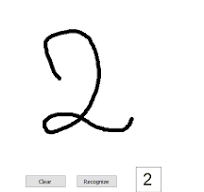
#> input picture test_images/2.png, 204 x 192 px
$ jupyter execute --allow-errors local_finetuning.ipynb   (shell and % lines are left out)
#> lines starting #> are read from the running program, lines starting #| are printed output that depends on the picture; after the words box and inside, x2 and y2 are one past the last pixel; in counts of white or black regions, pixels touching at a corner belong together
#> (a cell that did not finish here is left out)

[cell 2]
import tensorflow as tf
from tensorflow import keras
from tensorflow.keras import layers

def build_digit_cnn(input_shape=(28, 28, 1), num_classes=10):
    model = keras.Sequential([
        layers.Input(shape=input_shape),

        layers.Conv2D(32, (3, 3), activation="relu"),
        layers.MaxPooling2D((2, 2)),

        layers.Conv2D(64, (3, 3), activation="relu"),
        layers.MaxPooling2D((2, 2)),

        layers.Flatten(),
        layers.Dense(128, activation="relu"),
        layers.Dropout(0.5),
        layers.Dense(num_classes, activation="softmax")
    ])

    return model

#> (the rest of this cell did not finish here and is left out)

#> (a cell that did not finish here is left out)

#> (a cell that did not finish here is left out)

[cell 5]
from PIL import Image
import numpy as np
import matplotlib.pyplot as plt

def predict_digit(image_path):
    # Load image
#> called with image_path = '../test_images/2.png'
    image = Image.open(image_path).convert("L")

    # Resize to model input size
    image = image.resize((28, 28))
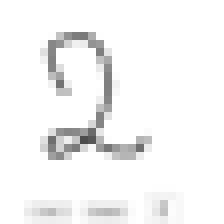
#> image: PIL image 28x28 L (shown 8 times larger); min 77, max 255, mean 245

    # Convert to NumPy array
    image_array = np.array(image).astype("float32")

    # Normalize
    image_array = image_array / 255.0

    # Add channel dimension and batch dimension
    image_array = image_array.reshape(1, 28, 28, 1)

    # Predict
    prediction = model.predict(image_array, verbose=0)

    digit = np.argmax(prediction[0])
    confidence = prediction[0][digit] * 100

    # Show image
    plt.imshow(image_array[0].reshape(28, 28), cmap="gray")
    plt.title(f"Prediction: {digit} ({confidence:.2f}%)")
    plt.axis("off")
    plt.show()

    return digit, confidence

#> (a cell that did not finish here is left out)

[cell 7]
import cv2
import numpy as np
import matplotlib.pyplot as plt


def preprocess_digit(image_path, debug=True):
    """
    Universal handwritten-digit preprocessing.

    Converts different input styles into:
        28x28
        black background
        white digit
        normalized to [0, 1]
    """
#> called with image_path = '../test_images/0.png', debug = True

    # ============================================================
    # 1. LOAD IMAGE
    # ============================================================

    img = cv2.imread(image_path, cv2.IMREAD_GRAYSCALE)
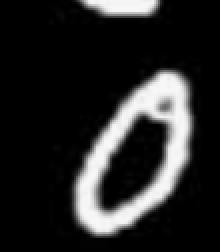
#> input picture test_images/0.png, 110 x 126 px (shown 2 times larger)
#> img: shape (126, 110); min 0, max 247, mean 39.3

    if img is None:
        raise ValueError(f"Could not read image: {image_path}")

    original = img.copy()

    # Make sure we have enough resolution
    if min(img.shape) < 30:
        scale = 4
        img = cv2.resize(
            img,
            None,
            fx=scale,
            fy=scale,
            interpolation=cv2.INTER_CUBIC
        )

    # ============================================================
    # 2. REMOVE SMALL IMAGE NOISE
    # ============================================================

    # Mild Gaussian blur
    blurred = cv2.GaussianBlur(img, (3, 3), 0)

    # ============================================================
    # 3. AUTOMATIC BACKGROUND / POLARITY DETECTION
    # ============================================================

    # Look at pixels around the border.
    # They are usually background.
    border_pixels = np.concatenate([
        blurred[0, :],
        blurred[-1, :],
        blurred[:, 0],
        blurred[:, -1]
    ])
#> border_pixels = 472 values, max 246 at index 51, min 0 at index 0, mean 19.58

    background_value = np.median(border_pixels)
#> background_value = 0

    # If background is bright:
    #     digit is probably dark
    #
    # If background is dark:
    #     digit is probably bright

    if background_value > 127:
        polarity = "dark_digit"
    else:
        polarity = "bright_digit"

    # ============================================================
    # 4. CREATE TWO POSSIBLE THRESHOLDS
    # ============================================================

    # OTSU
    _, otsu = cv2.threshold(
        blurred,
        0,
        255,
        cv2.THRESH_BINARY + cv2.THRESH_OTSU
    )
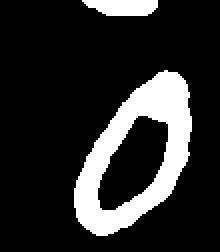
#> otsu: shape (126, 110) (shown 2 times larger); 17% white; 2 white regions, box (x1, y1, x2, y2) and area: (37, 35, 96, 118) 2112, (41, 0, 79, 8) 250

    # Adaptive threshold
    adaptive = cv2.adaptiveThreshold(
        blurred,
        255,
        cv2.ADAPTIVE_THRESH_GAUSSIAN_C,
        cv2.THRESH_BINARY,
        31,
        10
    )
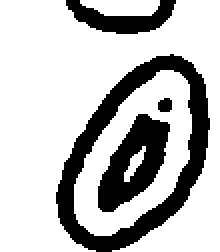
#> adaptive: shape (126, 110) (shown 2 times larger); 74.8% white; 4 black regions, box (x1, y1, x2, y2) and area: (28, 27, 105, 126) 2046, (49, 57, 85, 106) 935, (33, 0, 88, 17) 465, (79, 49, 86, 56) 42

    # Convert both so that:
    #
    # foreground digit = WHITE
    # background = BLACK

    if polarity == "dark_digit":
        otsu_fg = cv2.bitwise_not(otsu)
        adaptive_fg = cv2.bitwise_not(adaptive)
    else:
        otsu_fg = otsu
        adaptive_fg = adaptive

    # ============================================================
    # 5. SELECT THE BETTER THRESHOLD AUTOMATICALLY
    # ============================================================

    def foreground_score(mask):

        # Fraction of pixels considered foreground
        ratio = np.mean(mask > 0)
#> ratio = 0.17

        # A digit normally occupies a relatively small portion
        # of the image.
        if ratio < 0.005:
            return -100

        if ratio > 0.60:
            return -100

        # Penalize foreground touching the border heavily.
        border = np.concatenate([
            mask[0, :],
            mask[-1, :],
            mask[:, 0],
            mask[:, -1]
        ])
#> border = 472 values, max 255 at index 41, min 0 at index 0, mean 20.53

        border_ratio = np.mean(border > 0)
#> border_ratio = 0.0805

        score = 1.0

        score -= border_ratio * 5
#> score = 0.597

        # Prefer a reasonable amount of foreground
        if 0.01 < ratio < 0.35:
            score += 2
#> score = 2.6

        return score

    score_otsu = foreground_score(otsu_fg)
#> score_otsu = 2.6
    score_adaptive = foreground_score(adaptive_fg)
#> score_adaptive = -100

    if score_otsu >= score_adaptive:
        binary = otsu_fg
    else:
        binary = adaptive_fg

    # ============================================================
    # 6. MORPHOLOGICAL CLEANUP
    # ============================================================

    kernel = np.ones((2, 2), np.uint8)

    # Close tiny gaps in strokes
    binary = cv2.morphologyEx(
        binary,
        cv2.MORPH_CLOSE,
        kernel,
        iterations=1
    )
#> binary: shape (126, 110); 17.3% white; 2 white regions, box (x1, y1, x2, y2) and area: (38, 36, 97, 119) 2112, (42, 0, 80, 9) 288

    # Remove tiny isolated noise
    binary = cv2.morphologyEx(
        binary,
        cv2.MORPH_OPEN,
        kernel,
        iterations=1
    )
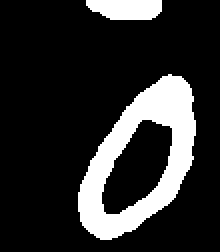
#> binary: shape (126, 110) (shown 2 times larger); 17.6% white; 2 white regions, box (x1, y1, x2, y2) and area: (39, 37, 98, 120) 2112, (43, 0, 81, 10) 326

    # ============================================================
    # 7. FIND CONNECTED COMPONENTS
    # ============================================================

    num_labels, labels, stats, centroids = cv2.connectedComponentsWithStats(
        binary,
        connectivity=8
    )
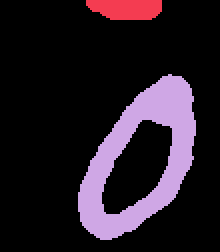
#> labels: shape (126, 110) int32 (shown 2 times larger); 3 distinct labels, from 0 to 2; one colour per label, 0 black
#> num_labels = 3; stats = [[0, 0, 110, 126, 11422], [43, 0, 38, 10, 326], [39, 37, 59, 83, 2112]]; centroids = [[51.37, 61.22], [62.86, 4.02], [70.13, 78.43]]

    h, w = binary.shape
#> h = 126; w = 110
    image_area = h * w
#> image_area = 13860

    components = []

    for i in range(1, num_labels):

        x = stats[i, cv2.CC_STAT_LEFT]
        y = stats[i, cv2.CC_STAT_TOP]
        cw = stats[i, cv2.CC_STAT_WIDTH]
        ch = stats[i, cv2.CC_STAT_HEIGHT]
        area = stats[i, cv2.CC_STAT_AREA]

        # Ignore microscopic noise
        if area < max(10, image_area * 0.0001):
            continue

        components.append(
            (i, x, y, cw, ch, area)
        )
#> this loop made 2 passes
#> after the loop, components = [(1, 43, 0, 38, 10, 326), (2, 39, 37, 59, 83, 2112)]

    if not components:
        raise ValueError(
            "Could not detect a digit. Try a clearer image."
        )

    # ============================================================
    # 8. SELECT DIGIT REGION
    # ============================================================

    # Usually the digit is the largest meaningful component.
    #
    # But instead of blindly selecting the largest component,
    # ignore components that are suspiciously huge.

    valid_components = [
        c for c in components
        if c[5] < image_area * 0.50
    ]
#> valid_components has the same summary as components

    if valid_components:
        components = valid_components

    # Largest component
    main = max(
        components,
        key=lambda c: c[5]
    )
#> main = (2, 39, 37, 59, 83, 2112)

    _, x, y, cw, ch, area = main

    # ============================================================
    # 9. INCLUDE NEARBY COMPONENTS
    # ============================================================

    # Some handwritten digits can contain disconnected pieces.
    # Include components close to the main digit.

    padding = max(5, int(max(cw, ch) * 0.15))
#> padding = 12

    x1 = max(0, x - padding)
#> x1 = 27
    y1 = max(0, y - padding)
#> y1 = 25
    x2 = min(w, x + cw + padding)
#> x2 = 110
    y2 = min(h, y + ch + padding)
#> y2 = 126

    # Build mask containing nearby components
    digit_mask = np.zeros_like(binary)

    for component in components:

        label, cx, cy, cwidth, cheight, carea = component

        component_x2 = cx + cwidth
        component_y2 = cy + cheight

        # Check whether component overlaps digit region
        if (
            component_x2 >= x1 and
            cx <= x2 and
            component_y2 >= y1 and
            cy <= y2
        ):
            digit_mask[labels == label] = 255
#> this loop made 2 passes
#> (label, cx, cy, cwidth, cheight, carea, component_x2, component_y2) on passes 1 to 2: (1, 43, 0, 38, 10, 326, 81, 10), (2, 39, 37, 59, 83, 2112, 98, 120)
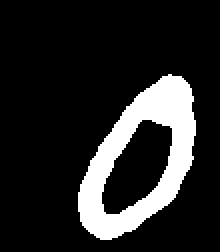
#> digit_mask: shape (126, 110) (shown 2 times larger); 15.2% white; 1 white region, box (x1, y1, x2, y2) and area: (39, 37, 98, 120) 2112

    # Crop
    cropped = digit_mask[y1:y2, x1:x2]
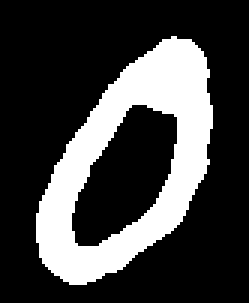
#> cropped: shape (101, 83) (shown 3 times larger); 25.2% white; 1 white region, box (x1, y1, x2, y2) and area: (12, 12, 71, 95) 2112

    # ============================================================
    # 10. ADD PADDING
    # ============================================================

    # We want the digit itself to occupy about 20x20
    # inside the final 28x28 MNIST image.

    ch, cw = cropped.shape
#> ch = 101; cw = 83

    if ch == 0 or cw == 0:
        raise ValueError("Invalid digit crop.")

    # ============================================================
    # 11. PRESERVE ASPECT RATIO
    # ============================================================

    target_size = 20

    scale = target_size / max(ch, cw)
#> scale = 0.198

    new_w = max(1, int(round(cw * scale)))
#> new_w = 16
    new_h = max(1, int(round(ch * scale)))
#> new_h = 20

    resized = cv2.resize(
        cropped,
        (new_w, new_h),
        interpolation=cv2.INTER_AREA
    )

    # ============================================================
    # 12. CREATE MNIST-SIZE CANVAS
    # ============================================================

    canvas = np.zeros((28, 28), dtype=np.uint8)

    # ============================================================
    # 13. CENTER THE DIGIT
    # ============================================================

    # First put it approximately in the center.
    start_x = (28 - new_w) // 2
#> start_x = 6
    start_y = (28 - new_h) // 2
#> start_y = 4

    canvas[
        start_y:start_y + new_h,
        start_x:start_x + new_w
    ] = resized
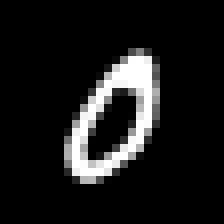
#> canvas: shape (28, 28) (shown 8 times larger); min 0, max 255, mean 26.2

    # ============================================================
    # 14. CENTER USING CENTER OF MASS
    # ============================================================

    moments = cv2.moments(canvas)
#> moments = moments, m00 20553, centre m10/m00, m01/m00 = (13.91, 14.18)

    if moments["m00"] != 0:

        cx = moments["m10"] / moments["m00"]
#> cx = 13.91
        cy = moments["m01"] / moments["m00"]
#> cy = 14.18

        shift_x = int(round(13.5 - cx))
#> shift_x = 0
        shift_y = int(round(13.5 - cy))
#> shift_y = -1

        M = np.float32([
            [1, 0, shift_x],
            [0, 1, shift_y]
        ])
#> M = [[1, 0, 0], [0, 1, -1]]

        canvas = cv2.warpAffine(
            canvas,
            M,
            (28, 28),
            borderMode=cv2.BORDER_CONSTANT,
            borderValue=0
        )

    # ============================================================
    # 15. SLIGHT STROKE NORMALIZATION
    # ============================================================

    # Don't aggressively thicken.
    # MNIST already contains anti-aliased strokes.

    # Normalize to [0, 1]
    model_input = canvas.astype("float32") / 255.0

    model_input = model_input.reshape(
        1, 28, 28, 1
    )

    # ============================================================
    # 16. DEBUG VISUALIZATION
    # ============================================================

    if debug:

        fig, axes = plt.subplots(
            1, 5,
            figsize=(15, 4)
        )

        axes[0].imshow(
            original,
            cmap="gray"
        )
        axes[0].set_title("Original")

        axes[1].imshow(
            binary,
            cmap="gray"
        )
        axes[1].set_title("Foreground")

        axes[2].imshow(
            cropped,
            cmap="gray"
        )
        axes[2].set_title("Cropped")

        axes[3].imshow(
            resized,
            cmap="gray"
        )
        axes[3].set_title("Resized")

        axes[4].imshow(
            canvas,
            cmap="gray"
        )
        axes[4].set_title("Final 28×28")

        for ax in axes:
            ax.axis("off")

        plt.tight_layout()
        plt.show()
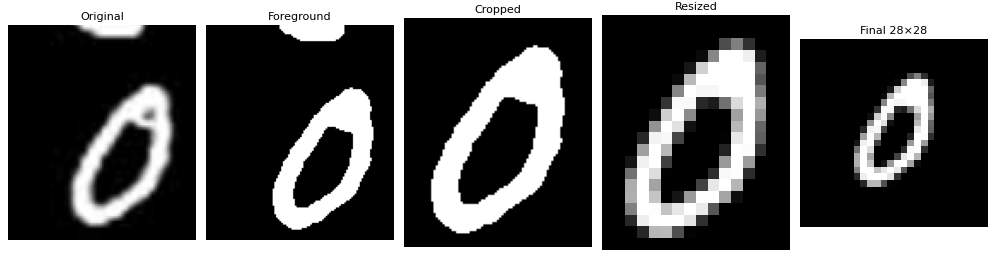
#> figure drawn by matplotlib, 5 panels

    return model_input
